Frame 1 (no input): blank canvas, image omitted
Frame 60 (the mouse pressed at the canvas centre just before this capture): blank canvas, image omitted
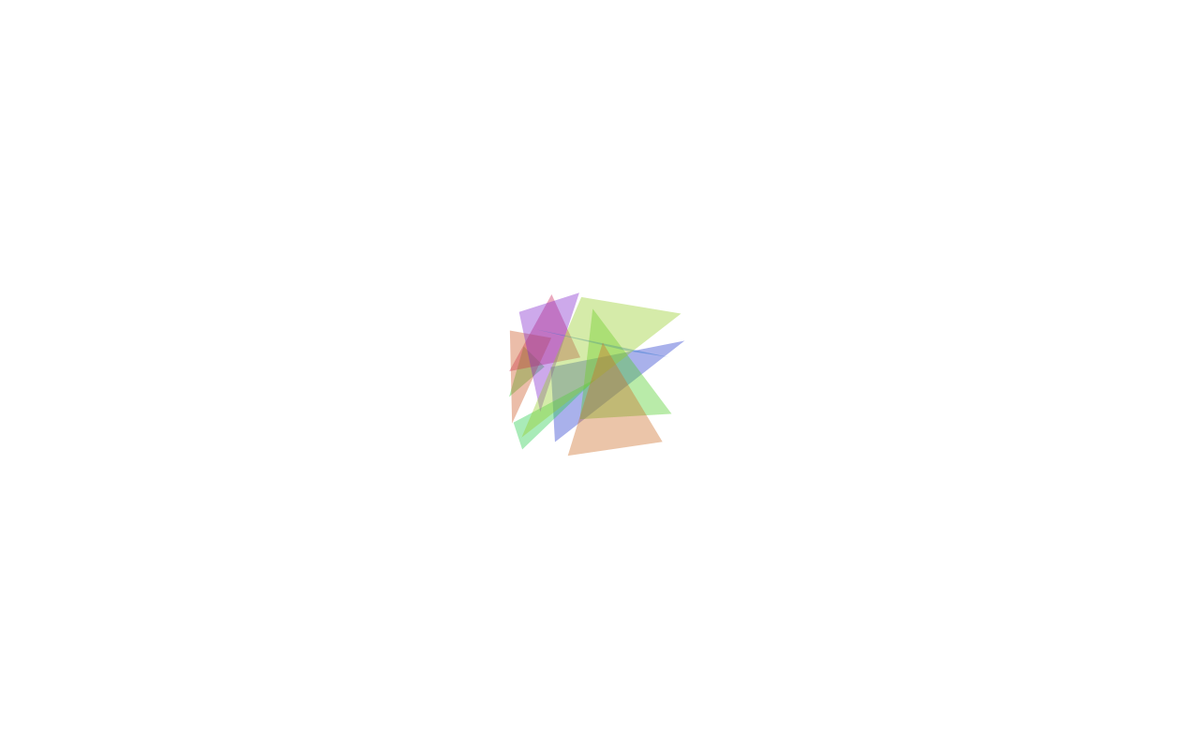
Frame 120 (the mouse held since frame 60 and released just before this capture)

The Processing sketch whose frames 1 and 60 were blank and that drew this single picture after the mouse press (run headless with seeded random() and noise(); from frame 60 on, the mouse is pressed at the canvas centre):

// Processing sketch: processing_66130
// ── processing_66130.pde

void setup() {
  size(1280, 800);
  colorMode(HSB, 100, 100, 100, 100);
  background(100);

  smooth();
  noStroke();
  fill(100, 20);
}

void draw() {
  if (dist(mouseX, mouseY, pmouseX, pmouseY) > 0) {

    fill(100, 3);
    rect(0, 0, width, height);


    int shapeCount = 10;

    for (int i = 0; i < shapeCount; i++) {
      fill(random(0, 100), 80, 80, 40);

      float x1 = mouseX + random(-100, 100);
      float x2 = mouseX + random(-100, 100);
      float x3 = mouseX + random(-100, 100);

      float y1 = mouseY + random(-100, 100);
      float y2 = mouseY + random(-100, 100);
      float y3 = mouseY + random(-100, 100);

      float size = random(20, 100);

      triangle(x1, y1, x2, y2, x3, y3);
      //ellipse(x1, y1, size, size);
    }
  }
}
